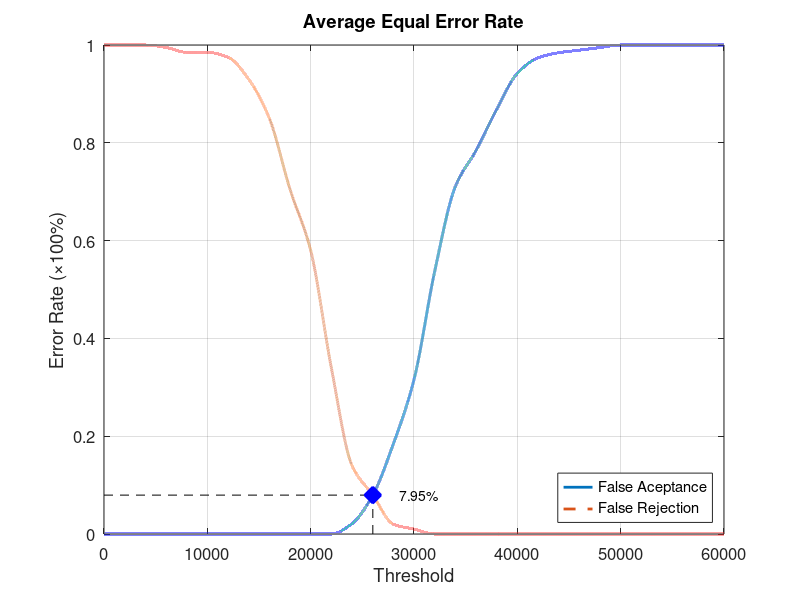
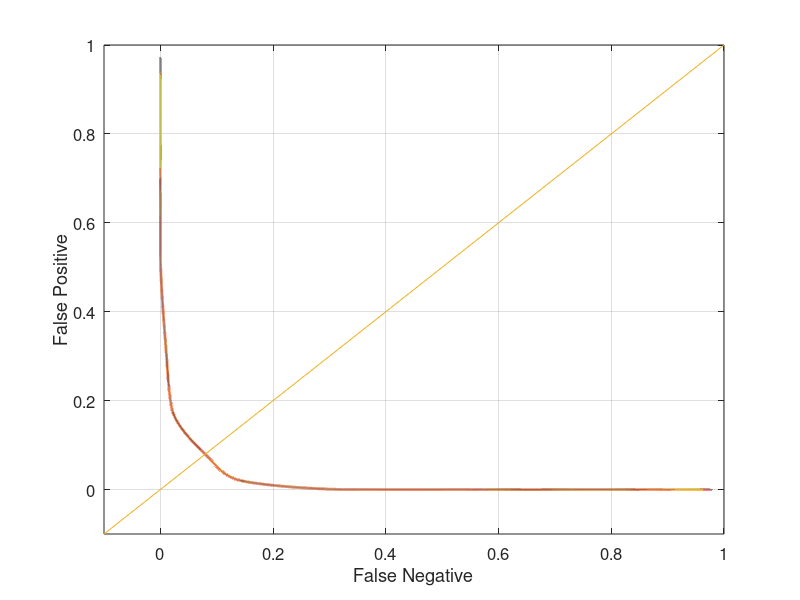

The MATLAB script that drew these images, in order:
function yEER = Database4_3
close all;
clear;
clc;
x = 0:2000:60000;
xq = 0:0.5:60000;

y0 = [0 0 0 0 0 0 0 0 0 0 0 0 0.0210526 0.0789474 0.184211 0.315789 0.536842 0.710526 0.784211 0.868421 0.942105 0.973684 0.984211 0.989474 0.994737 1 1 1 1 1 1];
yy0 = interp1(x, y0, xq, 'pchip');
y1 = [1 1 1 0.995 0.985 0.985 0.975 0.93 0.85 0.705 0.58 0.34 0.14 0.08 0.02 0.01 0 0 0 0 0 0 0 0 0 0 0 0 0 0 0];
yy1 = interp1(x, y1, xq, 'pchip');

% Calculating EER: 
y2 = abs(y0 - y1);
find(y2 == min(y2))
yy2 = abs(yy0 - yy1);
xEER = find(yy2 == min(yy2));
xEERIndex = xq(xEER) % X-axis EER
yEER = yy0(xEER) % Y-axis EER

main = figure
plot(xq, yy0,'-','LineWidth', 2);	hold on
plot(xq, yy1,'--','LineWidth', 2);	hold on
plot([xEERIndex xEERIndex], [0 yEER], 'k--');	hold on
plot([0 xEERIndex], [yEER yEER], 'k--');	hold on
plot(xEERIndex, yEER, 'bx', 'LineWidth', 10);	hold on
text(xEERIndex + 10 * xEERIndex / 100, yEER, [num2str(round((10000 * yEER)) / 100) '%'])
legend('False Aceptance', 'False Rejection', 'Location', 'SouthEast')
xlabel('Threshold')
ylabel('Error Rate (\times100%)')
title('Average Equal Error Rate')
set(gca, 'FontSize', 12)
axis([0 60000 0 1])
grid on

print(main, 'Database4_3Main', '-dpng');
FNRxFPR = figure('Color', [1 1 1]);
plot(yy1, yy0, '-', yy1, yy0, 'LineWidth', 2);
hold on
y = -0.1:0.1:1
plot(y, y); 
set(gca, 'FontSize', 12)
xlabel('False Negative')
ylabel('False Positive')
axis([-0.1 1 -0.1 1])
set(gca, 'FontSize', 12)
grid on

print(FNRxFPR, 'Database4_3FNRxFPR','-dpng');
end
